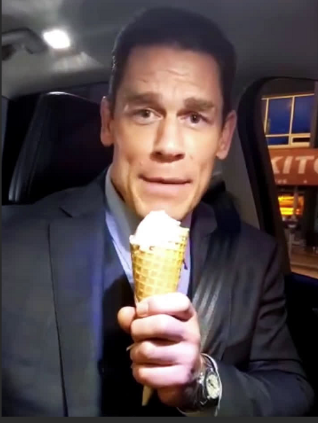
#> input picture image.png, 318 x 423 px, found by its file name
$ python chan_vese_segmentation.py
#> lines starting #> are read from the running program, lines starting #| are printed output that depends on the picture
# Chan-Vese Segmentation
from PIL import Image
import numpy as np
import matplotlib.pyplot as plt
from skimage.color import rgb2gray
from skimage.segmentation import chan_vese

fig, axes = plt.subplots(1, 3, figsize=(10, 10))

image = Image.open("image.png").convert("RGB")
image_array = np.array(image)
gray_image = rgb2gray(image)
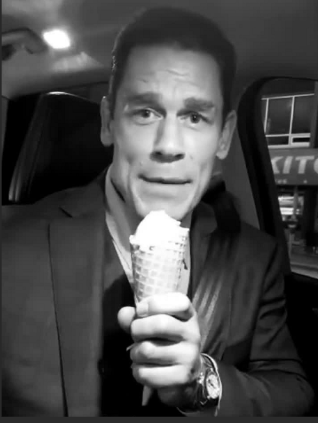
#> gray_image: shape (423, 318) float64; min 0, max 1, mean 0.288

# Computing the Chan VESE segmentation technique
chanvese_gray_image = chan_vese(gray_image, max_num_iter=100, extended_output=True)
ax = axes.flatten()

# Plotting the original image
ax[0].imshow(gray_image, cmap="gray")
ax[0].set_title("Original Image")

# Plotting the segmented - 100 iterations image
ax[1].imshow(chanvese_gray_image[0], cmap="gray")
title = "Chan-Vese segmentation - {} iterations".format(len(chanvese_gray_image[2]))
#> title = 'Chan-Vese segmentation - 100 iterations'

ax[1].set_title(title)

# Plotting the final level set
ax[2].imshow(chanvese_gray_image[1], cmap="gray")
ax[2].set_title("Final Level Set")
plt.show()
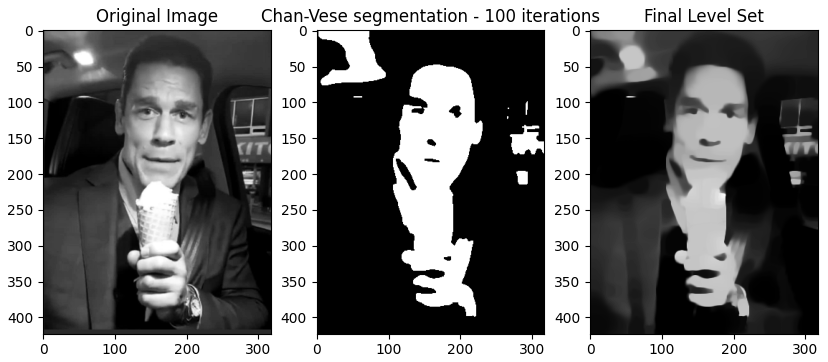
#> figure drawn by matplotlib, 3 panels
